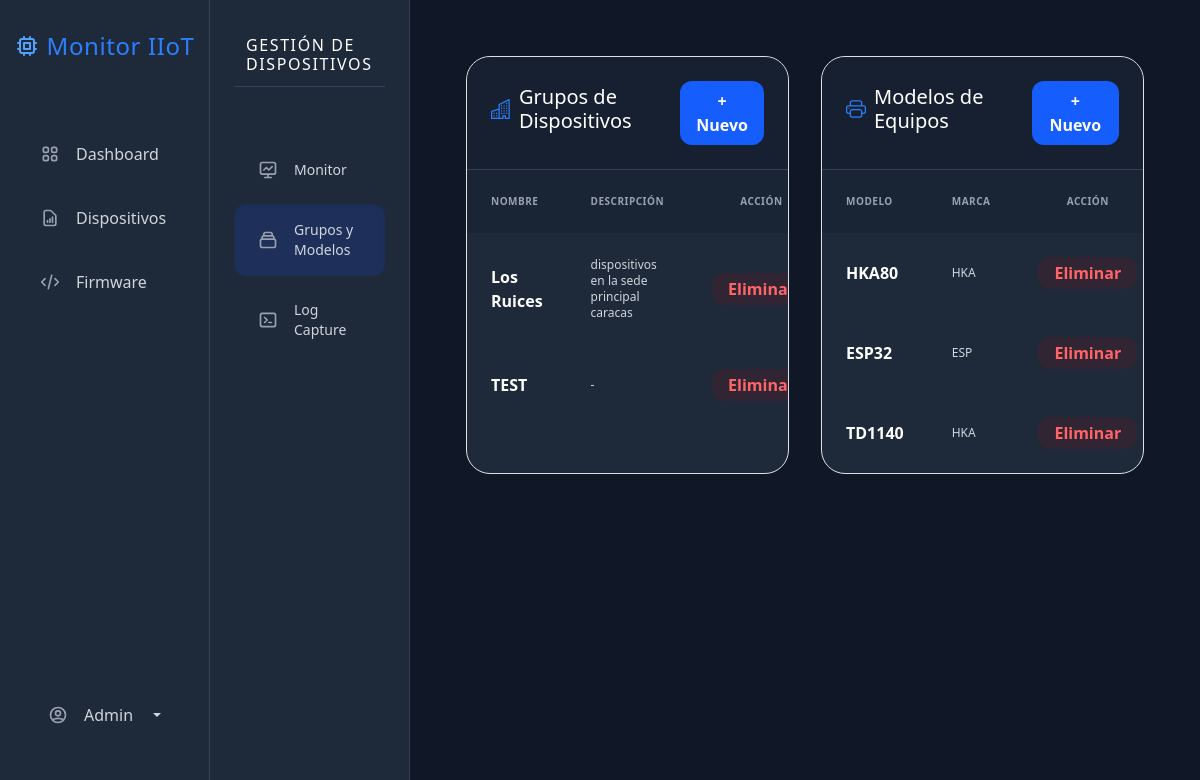
Screenshot of /grupos-modelos/ (signed in) with the database file from the repository.
### impresoras/models.py (models this page shows, shortened)
class Grupo(models.Model):
    nombre = models.CharField(max_length=100)
    descripcion = models.TextField(blank=True, null=True)

class ModeloEquipo(models.Model):
    nombre = models.CharField(max_length=100, unique=True)
    marca = models.CharField(max_length=100, blank=True, null=True)

### impresoras/views.py (the view, shortened to what this page needs)
# urls.py: path('grupos-modelos/', grupos_modelos, name='grupos_modelos'),
@login_required
def grupos_modelos(request):
    grupos = Grupo.objects.all()
    modelos = ModeloEquipo.objects.all()
    return render(request, 'grupos_modelos.html', {
        'grupos': grupos,
        'modelos': modelos
    })

### templates/grupos_modelos.html (shortened to what this page needs)
{% extends 'dispositivos_base.html' %}
{% block dispositivos_content %}
<div class="p-4 md:p-8">
    <div class="grid grid-cols-1 lg:grid-cols-2 gap-8">
        <div class="bg-gray-800 rounded-3xl border border-gray-700 overflow-hidden">
            <div class="p-6 border-b border-gray-700 flex justify-between items-center bg-gray-900/50">
                <h5 class="text-white font-bold flex items-center gap-2">
                    <i class="bi bi-buildings text-blue-500"></i> Grupos de Dispositivos
                </h5>
                <button class="bg-blue-600 text-white text-xs font-bold px-3 py-2 rounded-lg" data-bs-toggle="modal" data-bs-target="#modalNuevoGrupo">
                    + Nuevo
                </button>
            </div>
            <table class="w-full text-left text-gray-300">
                <thead class="bg-gray-900/30 text-gray-400 text-[10px] uppercase tracking-wider">
                    <tr>
                        <th class="p-4">Nombre</th>
                        <th class="p-4">Descripción</th>
                        <th class="p-4 text-center">Acción</th>
                    </tr>
                </thead>
                <tbody class="divide-y divide-gray-700">
                    {% for g in grupos %}
                    <tr class="hover:bg-gray-700/30">
                        <td class="p-4 font-bold text-white">{{ g.nombre }}</td>
                        <td class="p-4 text-xs">{{ g.descripcion|default:"-" }}</td>
                        <td class="p-4 text-right">
                            <button class="text-red-400 bg-red-900/20 px-3 py-1 rounded-md text-xs font-bold hover:bg-red-900/40"
                                    data-bs-toggle="modal" data-bs-target="#modalEliminarGrupo-{{ g.id }}">Eliminar</button>
                        </td>
                    </tr>
                    {% endfor %}
                </tbody>
            </table>
        </div>
        <div class="bg-gray-800 rounded-3xl border border-gray-700 overflow-hidden">
            <div class="p-6 border-b border-gray-700 flex justify-between items-center bg-gray-900/50">
                <h5 class="text-white font-bold flex items-center gap-2">
                    <i class="bi bi-printer text-blue-500"></i> Modelos de Equipos
                </h5>
                <button class="bg-blue-600 text-white text-xs font-bold px-3 py-2 rounded-lg" data-bs-toggle="modal" data-bs-target="#modalNuevoModelo">
                    + Nuevo
                </button>
            </div>
            <table class="w-full text-left text-gray-300">
                <thead class="bg-gray-900/30 text-gray-400 text-[10px] uppercase tracking-wider">
                    <tr>
                        <th class="p-4">Modelo</th>
                        <th class="p-4">Marca</th>
                        <th class="p-4 text-center">Acción</th>
                    </tr>
                </thead>
                <tbody class="divide-y divide-gray-700">
                    {% for m in modelos %}
                    <tr class="hover:bg-gray-700/30">
                        <td class="p-4 font-bold text-white">{{ m.nombre }}</td>
                        <td class="p-4 text-xs">{% if m.marca %}{{ m.marca }}{% else %}-{% endif %}</td>
                        <td class="p-4 text-right">
                            <button class="text-red-400 bg-red-900/20 px-3 py-1 rounded-md text-xs font-bold hover:bg-red-900/40"
                                    data-bs-toggle="modal" data-bs-target="#modalEliminarModelo-{{ m.id }}">Eliminar</button>
                        </td>
                    </tr>
                    {% endfor %}
                </tbody>
            </table>
        </div>
    </div>
</div>
{% endblock %}

### templates/base.html (style rules this page uses)
button, .btn, .dropdown-item, .btn-action { border-radius: 0.75rem !important; transition: all 0.2s ease-in-out !important; }

### rows the page displays
Grupo: nombre "Los Ruices", descripcion "dispositivos en la sede principal caracas"
Grupo: nombre "TEST", descripcion "-"
ModeloEquipo: nombre "HKA80", marca "HKA"
ModeloEquipo: nombre "ESP32", marca "ESP"
ModeloEquipo: nombre "TD1140", marca "HKA"
